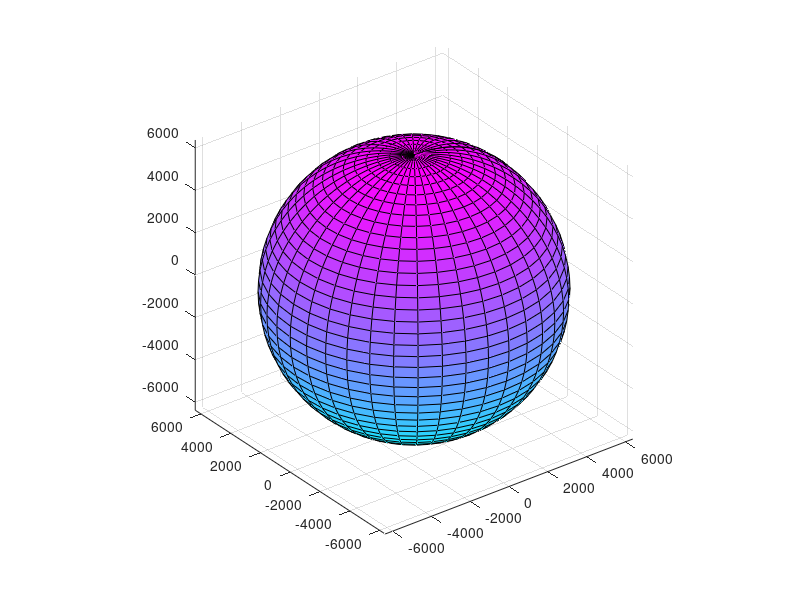

Reproduce this figure in MATLAB.
Req=6378.137;%raio terrra
Rp=6356.7523; %raio terra z
n=40 %divisoes


[x,y,z]=ellipsoid(0,0,0,Req,Req,Rp,n);

figure

surf(x,y,z)

colormap(cool)
axis equal
